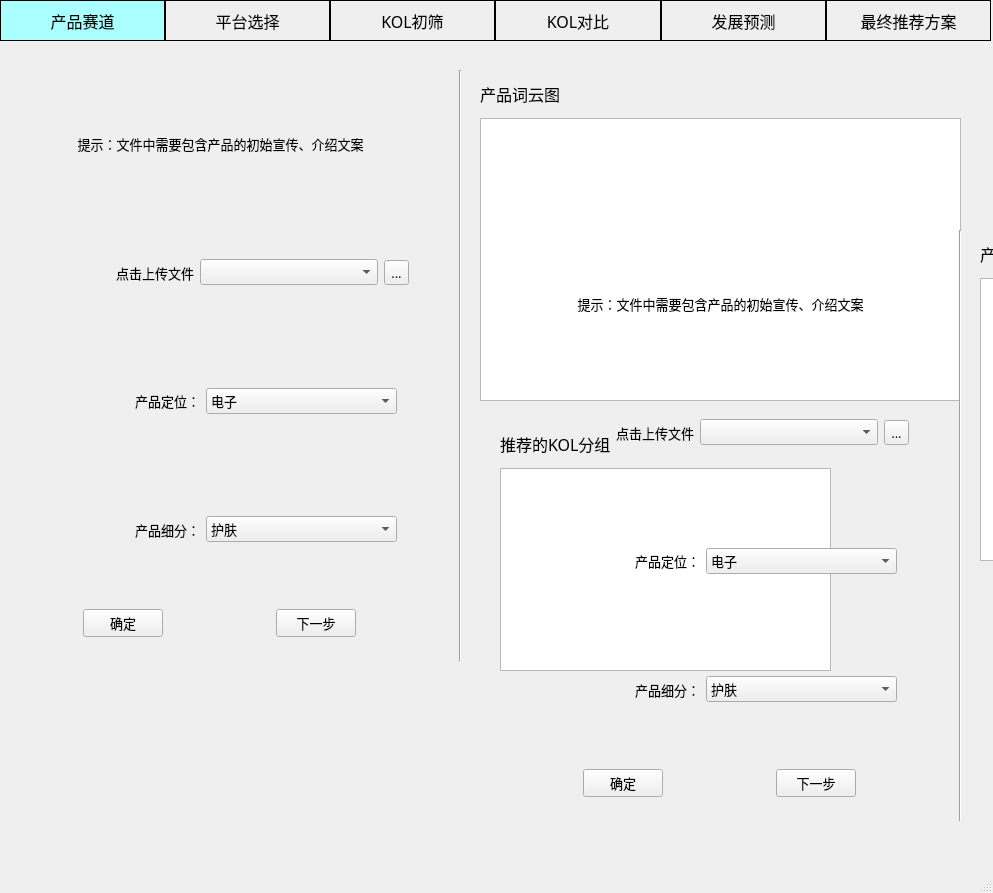
<?xml version="1.0" encoding="UTF-8"?>
<ui version="4.0">
 <class>MainWindow</class>
 <widget class="QMainWindow" name="MainWindow">
  <property name="geometry">
   <rect>
    <x>0</x>
    <y>0</y>
    <width>993</width>
    <height>893</height>
   </rect>
  </property>
  <property name="minimumSize">
   <size>
    <width>852</width>
    <height>582</height>
   </size>
  </property>
  <property name="font">
   <font>
    <family>微软雅黑</family>
    <pointsize>9</pointsize>
   </font>
  </property>
  <property name="windowTitle">
   <string>产品赛道</string>
  </property>
  <widget class="QWidget" name="centralwidget">
   <property name="font">
    <font>
     <family>微软雅黑</family>
     <pointsize>10</pointsize>
    </font>
   </property>
   <widget class="Line" name="line">
    <property name="geometry">
     <rect>
      <x>450</x>
      <y>70</y>
      <width>20</width>
      <height>591</height>
     </rect>
    </property>
    <property name="orientation">
     <enum>Qt::Vertical</enum>
    </property>
   </widget>
   <widget class="QWidget" name="layoutWidget">
    <property name="geometry">
     <rect>
      <x>0</x>
      <y>0</y>
      <width>991</width>
      <height>41</height>
     </rect>
    </property>
    <layout class="QHBoxLayout" name="horizontalLayout">
     <property name="spacing">
      <number>0</number>
     </property>
     <property name="leftMargin">
      <number>0</number>
     </property>
     <property name="rightMargin">
      <number>0</number>
     </property>
     <item>
      <widget class="QLabel" name="label">
       <property name="sizePolicy">
        <sizepolicy hsizetype="Expanding" vsizetype="Preferred">
         <horstretch>0</horstretch>
         <verstretch>0</verstretch>
        </sizepolicy>
       </property>
       <property name="font">
        <font>
         <family>微软雅黑</family>
         <pointsize>12</pointsize>
        </font>
       </property>
       <property name="styleSheet">
        <string notr="true">background-color: rgb(170, 255, 255);
border:1px solid rgb(0, 0, 0);</string>
       </property>
       <property name="lineWidth">
        <number>1</number>
       </property>
       <property name="midLineWidth">
        <number>0</number>
       </property>
       <property name="text">
        <string>产品赛道</string>
       </property>
       <property name="scaledContents">
        <bool>false</bool>
       </property>
       <property name="alignment">
        <set>Qt::AlignCenter</set>
       </property>
       <property name="wordWrap">
        <bool>false</bool>
       </property>
       <property name="margin">
        <number>0</number>
       </property>
      </widget>
     </item>
     <item>
      <widget class="QLabel" name="label_2">
       <property name="sizePolicy">
        <sizepolicy hsizetype="Expanding" vsizetype="Preferred">
         <horstretch>0</horstretch>
         <verstretch>0</verstretch>
        </sizepolicy>
       </property>
       <property name="font">
        <font>
         <family>微软雅黑</family>
         <pointsize>12</pointsize>
        </font>
       </property>
       <property name="styleSheet">
        <string notr="true">border:1px solid rgb(0, 0, 0);</string>
       </property>
       <property name="lineWidth">
        <number>1</number>
       </property>
       <property name="text">
        <string>平台选择</string>
       </property>
       <property name="alignment">
        <set>Qt::AlignCenter</set>
       </property>
      </widget>
     </item>
     <item>
      <widget class="QLabel" name="label_3">
       <property name="sizePolicy">
        <sizepolicy hsizetype="Expanding" vsizetype="Preferred">
         <horstretch>0</horstretch>
         <verstretch>0</verstretch>
        </sizepolicy>
       </property>
       <property name="font">
        <font>
         <family>微软雅黑</family>
         <pointsize>12</pointsize>
        </font>
       </property>
       <property name="styleSheet">
        <string notr="true">border:1px solid rgb(0, 0, 0);</string>
       </property>
       <property name="text">
        <string>KOL初筛</string>
       </property>
       <property name="alignment">
        <set>Qt::AlignCenter</set>
       </property>
      </widget>
     </item>
     <item>
      <widget class="QLabel" name="label_4">
       <property name="sizePolicy">
        <sizepolicy hsizetype="Expanding" vsizetype="Preferred">
         <horstretch>0</horstretch>
         <verstretch>0</verstretch>
        </sizepolicy>
       </property>
       <property name="font">
        <font>
         <family>微软雅黑</family>
         <pointsize>12</pointsize>
        </font>
       </property>
       <property name="styleSheet">
        <string notr="true">border:1px solid rgb(0, 0, 0);</string>
       </property>
       <property name="text">
        <string>KOL对比</string>
       </property>
       <property name="alignment">
        <set>Qt::AlignCenter</set>
       </property>
      </widget>
     </item>
     <item>
      <widget class="QLabel" name="label_5">
       <property name="sizePolicy">
        <sizepolicy hsizetype="Expanding" vsizetype="Preferred">
         <horstretch>0</horstretch>
         <verstretch>0</verstretch>
        </sizepolicy>
       </property>
       <property name="font">
        <font>
         <family>微软雅黑</family>
         <pointsize>12</pointsize>
        </font>
       </property>
       <property name="styleSheet">
        <string notr="true">border:1px solid rgb(0, 0, 0);</string>
       </property>
       <property name="text">
        <string>发展预测</string>
       </property>
       <property name="alignment">
        <set>Qt::AlignCenter</set>
       </property>
      </widget>
     </item>
     <item>
      <widget class="QLabel" name="label_6">
       <property name="sizePolicy">
        <sizepolicy hsizetype="Expanding" vsizetype="Preferred">
         <horstretch>0</horstretch>
         <verstretch>0</verstretch>
        </sizepolicy>
       </property>
       <property name="font">
        <font>
         <family>微软雅黑</family>
         <pointsize>12</pointsize>
        </font>
       </property>
       <property name="styleSheet">
        <string notr="true">border:1px solid rgb(0, 0, 0);</string>
       </property>
       <property name="text">
        <string>最终推荐方案</string>
       </property>
       <property name="alignment">
        <set>Qt::AlignCenter</set>
       </property>
      </widget>
     </item>
    </layout>
   </widget>
   <widget class="QWidget" name="layoutWidget">
    <property name="geometry">
     <rect>
      <x>0</x>
      <y>70</y>
      <width>441</width>
      <height>591</height>
     </rect>
    </property>
    <layout class="QVBoxLayout" name="verticalLayout">
     <property name="leftMargin">
      <number>8</number>
     </property>
     <property name="topMargin">
      <number>12</number>
     </property>
     <property name="rightMargin">
      <number>8</number>
     </property>
     <property name="bottomMargin">
      <number>12</number>
     </property>
     <item>
      <widget class="QLabel" name="label_7">
       <property name="sizePolicy">
        <sizepolicy hsizetype="Preferred" vsizetype="Expanding">
         <horstretch>0</horstretch>
         <verstretch>0</verstretch>
        </sizepolicy>
       </property>
       <property name="text">
        <string>提示：文件中需要包含产品的初始宣传、介绍文案</string>
       </property>
       <property name="textFormat">
        <enum>Qt::AutoText</enum>
       </property>
       <property name="alignment">
        <set>Qt::AlignCenter</set>
       </property>
       <property name="wordWrap">
        <bool>false</bool>
       </property>
      </widget>
     </item>
     <item>
      <layout class="QHBoxLayout" name="horizontalLayout_2">
       <property name="leftMargin">
        <number>8</number>
       </property>
       <property name="rightMargin">
        <number>24</number>
       </property>
       <item>
        <widget class="QLabel" name="label_8">
         <property name="sizePolicy">
          <sizepolicy hsizetype="Preferred" vsizetype="Expanding">
           <horstretch>0</horstretch>
           <verstretch>0</verstretch>
          </sizepolicy>
         </property>
         <property name="text">
          <string>点击上传文件</string>
         </property>
         <property name="alignment">
          <set>Qt::AlignRight|Qt::AlignTrailing|Qt::AlignVCenter</set>
         </property>
        </widget>
       </item>
       <item>
        <widget class="QComboBox" name="comboBox">
         <property name="sizePolicy">
          <sizepolicy hsizetype="Preferred" vsizetype="Fixed">
           <horstretch>0</horstretch>
           <verstretch>0</verstretch>
          </sizepolicy>
         </property>
        </widget>
       </item>
       <item>
        <widget class="QToolButton" name="toolButton">
         <property name="sizePolicy">
          <sizepolicy hsizetype="Fixed" vsizetype="Fixed">
           <horstretch>0</horstretch>
           <verstretch>0</verstretch>
          </sizepolicy>
         </property>
         <property name="text">
          <string>...</string>
         </property>
        </widget>
       </item>
      </layout>
     </item>
     <item>
      <layout class="QHBoxLayout" name="horizontalLayout_3">
       <property name="leftMargin">
        <number>0</number>
       </property>
       <property name="rightMargin">
        <number>36</number>
       </property>
       <item>
        <widget class="QLabel" name="label_9">
         <property name="sizePolicy">
          <sizepolicy hsizetype="Preferred" vsizetype="Expanding">
           <horstretch>0</horstretch>
           <verstretch>0</verstretch>
          </sizepolicy>
         </property>
         <property name="text">
          <string>产品定位：</string>
         </property>
         <property name="alignment">
          <set>Qt::AlignRight|Qt::AlignTrailing|Qt::AlignVCenter</set>
         </property>
        </widget>
       </item>
       <item>
        <widget class="QComboBox" name="comboBox_2">
         <property name="sizePolicy">
          <sizepolicy hsizetype="Preferred" vsizetype="Fixed">
           <horstretch>0</horstretch>
           <verstretch>0</verstretch>
          </sizepolicy>
         </property>
         <item>
          <property name="text">
           <string>电子</string>
          </property>
         </item>
         <item>
          <property name="text">
           <string>母婴</string>
          </property>
         </item>
         <item>
          <property name="text">
           <string>服饰</string>
          </property>
         </item>
         <item>
          <property name="text">
           <string>日用品</string>
          </property>
         </item>
         <item>
          <property name="text">
           <string>美妆</string>
          </property>
         </item>
        </widget>
       </item>
      </layout>
     </item>
     <item>
      <layout class="QHBoxLayout" name="horizontalLayout_4">
       <property name="leftMargin">
        <number>0</number>
       </property>
       <property name="rightMargin">
        <number>36</number>
       </property>
       <item>
        <widget class="QLabel" name="label_10">
         <property name="sizePolicy">
          <sizepolicy hsizetype="Preferred" vsizetype="Expanding">
           <horstretch>0</horstretch>
           <verstretch>0</verstretch>
          </sizepolicy>
         </property>
         <property name="text">
          <string>产品细分：</string>
         </property>
         <property name="alignment">
          <set>Qt::AlignRight|Qt::AlignTrailing|Qt::AlignVCenter</set>
         </property>
        </widget>
       </item>
       <item>
        <widget class="QComboBox" name="comboBox_3">
         <item>
          <property name="text">
           <string>护肤</string>
          </property>
         </item>
         <item>
          <property name="text">
           <string>修复</string>
          </property>
         </item>
         <item>
          <property name="text">
           <string>彩妆</string>
          </property>
         </item>
         <item>
          <property name="text">
           <string>洗护</string>
          </property>
         </item>
         <item>
          <property name="text">
           <string>防晒</string>
          </property>
         </item>
        </widget>
       </item>
      </layout>
     </item>
     <item>
      <layout class="QHBoxLayout" name="horizontalLayout_5">
       <property name="leftMargin">
        <number>8</number>
       </property>
       <property name="topMargin">
        <number>12</number>
       </property>
       <property name="rightMargin">
        <number>8</number>
       </property>
       <property name="bottomMargin">
        <number>12</number>
       </property>
       <item>
        <widget class="QPushButton" name="pushButton">
         <property name="sizePolicy">
          <sizepolicy hsizetype="Fixed" vsizetype="Fixed">
           <horstretch>0</horstretch>
           <verstretch>0</verstretch>
          </sizepolicy>
         </property>
         <property name="text">
          <string>确定</string>
         </property>
        </widget>
       </item>
       <item>
        <spacer name="horizontalSpacer">
         <property name="orientation">
          <enum>Qt::Horizontal</enum>
         </property>
         <property name="sizeType">
          <enum>QSizePolicy::Fixed</enum>
         </property>
         <property name="sizeHint" stdset="0">
          <size>
           <width>40</width>
           <height>20</height>
          </size>
         </property>
        </spacer>
       </item>
       <item>
        <widget class="QPushButton" name="pushButton_2">
         <property name="sizePolicy">
          <sizepolicy hsizetype="Fixed" vsizetype="Fixed">
           <horstretch>0</horstretch>
           <verstretch>0</verstretch>
          </sizepolicy>
         </property>
         <property name="text">
          <string>下一步</string>
         </property>
        </widget>
       </item>
      </layout>
     </item>
    </layout>
   </widget>
   <widget class="QWidget" name="layoutWidget">
    <property name="geometry">
     <rect>
      <x>480</x>
      <y>70</y>
      <width>481</width>
      <height>331</height>
     </rect>
    </property>
    <layout class="QVBoxLayout" name="verticalLayout_2">
     <property name="spacing">
      <number>12</number>
     </property>
     <property name="topMargin">
      <number>12</number>
     </property>
     <property name="bottomMargin">
      <number>0</number>
     </property>
     <item>
      <widget class="QLabel" name="label_11">
       <property name="sizePolicy">
        <sizepolicy hsizetype="Preferred" vsizetype="Preferred">
         <horstretch>0</horstretch>
         <verstretch>0</verstretch>
        </sizepolicy>
       </property>
       <property name="font">
        <font>
         <family>微软雅黑</family>
         <pointsize>12</pointsize>
        </font>
       </property>
       <property name="text">
        <string>产品词云图</string>
       </property>
      </widget>
     </item>
     <item>
      <widget class="QGraphicsView" name="graphicsView"/>
     </item>
    </layout>
   </widget>
   <widget class="QWidget" name="layoutWidget">
    <property name="geometry">
     <rect>
      <x>500</x>
      <y>420</y>
      <width>331</width>
      <height>251</height>
     </rect>
    </property>
    <layout class="QVBoxLayout" name="verticalLayout_3">
     <property name="spacing">
      <number>12</number>
     </property>
     <property name="topMargin">
      <number>12</number>
     </property>
     <property name="bottomMargin">
      <number>0</number>
     </property>
     <item>
      <widget class="QLabel" name="label_12">
       <property name="font">
        <font>
         <family>微软雅黑</family>
         <pointsize>12</pointsize>
        </font>
       </property>
       <property name="text">
        <string>推荐的KOL分组</string>
       </property>
      </widget>
     </item>
     <item>
      <widget class="QListView" name="listView"/>
     </item>
    </layout>
   </widget>
   <widget class="QWidget" name="layoutWidget_2">
    <property name="geometry">
     <rect>
      <x>980</x>
      <y>230</y>
      <width>481</width>
      <height>331</height>
     </rect>
    </property>
    <layout class="QVBoxLayout" name="verticalLayout_4">
     <property name="spacing">
      <number>12</number>
     </property>
     <property name="topMargin">
      <number>12</number>
     </property>
     <property name="bottomMargin">
      <number>0</number>
     </property>
     <item>
      <widget class="QLabel" name="label_13">
       <property name="sizePolicy">
        <sizepolicy hsizetype="Preferred" vsizetype="Preferred">
         <horstretch>0</horstretch>
         <verstretch>0</verstretch>
        </sizepolicy>
       </property>
       <property name="font">
        <font>
         <family>微软雅黑</family>
         <pointsize>12</pointsize>
        </font>
       </property>
       <property name="text">
        <string>产品词云图</string>
       </property>
      </widget>
     </item>
     <item>
      <widget class="QGraphicsView" name="graphicsView_2"/>
     </item>
    </layout>
   </widget>
   <widget class="QWidget" name="layoutWidget_3">
    <property name="geometry">
     <rect>
      <x>1000</x>
      <y>580</y>
      <width>331</width>
      <height>251</height>
     </rect>
    </property>
    <layout class="QVBoxLayout" name="verticalLayout_5">
     <property name="spacing">
      <number>12</number>
     </property>
     <property name="topMargin">
      <number>12</number>
     </property>
     <property name="bottomMargin">
      <number>0</number>
     </property>
     <item>
      <widget class="QLabel" name="label_14">
       <property name="font">
        <font>
         <family>微软雅黑</family>
         <pointsize>12</pointsize>
        </font>
       </property>
       <property name="text">
        <string>推荐的KOL分组</string>
       </property>
      </widget>
     </item>
     <item>
      <widget class="QListView" name="listView_2"/>
     </item>
    </layout>
   </widget>
   <widget class="QWidget" name="layoutWidget_4">
    <property name="geometry">
     <rect>
      <x>500</x>
      <y>230</y>
      <width>441</width>
      <height>591</height>
     </rect>
    </property>
    <layout class="QVBoxLayout" name="verticalLayout_6">
     <property name="leftMargin">
      <number>8</number>
     </property>
     <property name="topMargin">
      <number>12</number>
     </property>
     <property name="rightMargin">
      <number>8</number>
     </property>
     <property name="bottomMargin">
      <number>12</number>
     </property>
     <item>
      <widget class="QLabel" name="label_15">
       <property name="sizePolicy">
        <sizepolicy hsizetype="Preferred" vsizetype="Expanding">
         <horstretch>0</horstretch>
         <verstretch>0</verstretch>
        </sizepolicy>
       </property>
       <property name="text">
        <string>提示：文件中需要包含产品的初始宣传、介绍文案</string>
       </property>
       <property name="textFormat">
        <enum>Qt::AutoText</enum>
       </property>
       <property name="alignment">
        <set>Qt::AlignCenter</set>
       </property>
       <property name="wordWrap">
        <bool>false</bool>
       </property>
      </widget>
     </item>
     <item>
      <layout class="QHBoxLayout" name="horizontalLayout_6">
       <property name="leftMargin">
        <number>8</number>
       </property>
       <property name="rightMargin">
        <number>24</number>
       </property>
       <item>
        <widget class="QLabel" name="label_16">
         <property name="sizePolicy">
          <sizepolicy hsizetype="Preferred" vsizetype="Expanding">
           <horstretch>0</horstretch>
           <verstretch>0</verstretch>
          </sizepolicy>
         </property>
         <property name="text">
          <string>点击上传文件</string>
         </property>
         <property name="alignment">
          <set>Qt::AlignRight|Qt::AlignTrailing|Qt::AlignVCenter</set>
         </property>
        </widget>
       </item>
       <item>
        <widget class="QComboBox" name="comboBox_4">
         <property name="sizePolicy">
          <sizepolicy hsizetype="Preferred" vsizetype="Fixed">
           <horstretch>0</horstretch>
           <verstretch>0</verstretch>
          </sizepolicy>
         </property>
        </widget>
       </item>
       <item>
        <widget class="QToolButton" name="toolButton_2">
         <property name="sizePolicy">
          <sizepolicy hsizetype="Fixed" vsizetype="Fixed">
           <horstretch>0</horstretch>
           <verstretch>0</verstretch>
          </sizepolicy>
         </property>
         <property name="text">
          <string>...</string>
         </property>
        </widget>
       </item>
      </layout>
     </item>
     <item>
      <layout class="QHBoxLayout" name="horizontalLayout_7">
       <property name="leftMargin">
        <number>0</number>
       </property>
       <property name="rightMargin">
        <number>36</number>
       </property>
       <item>
        <widget class="QLabel" name="label_17">
         <property name="sizePolicy">
          <sizepolicy hsizetype="Preferred" vsizetype="Expanding">
           <horstretch>0</horstretch>
           <verstretch>0</verstretch>
          </sizepolicy>
         </property>
         <property name="text">
          <string>产品定位：</string>
         </property>
         <property name="alignment">
          <set>Qt::AlignRight|Qt::AlignTrailing|Qt::AlignVCenter</set>
         </property>
        </widget>
       </item>
       <item>
        <widget class="QComboBox" name="comboBox_5">
         <property name="sizePolicy">
          <sizepolicy hsizetype="Preferred" vsizetype="Fixed">
           <horstretch>0</horstretch>
           <verstretch>0</verstretch>
          </sizepolicy>
         </property>
         <item>
          <property name="text">
           <string>电子</string>
          </property>
         </item>
         <item>
          <property name="text">
           <string>母婴</string>
          </property>
         </item>
         <item>
          <property name="text">
           <string>服饰</string>
          </property>
         </item>
         <item>
          <property name="text">
           <string>日用品</string>
          </property>
         </item>
         <item>
          <property name="text">
           <string>美妆</string>
          </property>
         </item>
        </widget>
       </item>
      </layout>
     </item>
     <item>
      <layout class="QHBoxLayout" name="horizontalLayout_8">
       <property name="leftMargin">
        <number>0</number>
       </property>
       <property name="rightMargin">
        <number>36</number>
       </property>
       <item>
        <widget class="QLabel" name="label_18">
         <property name="sizePolicy">
          <sizepolicy hsizetype="Preferred" vsizetype="Expanding">
           <horstretch>0</horstretch>
           <verstretch>0</verstretch>
          </sizepolicy>
         </property>
         <property name="text">
          <string>产品细分：</string>
         </property>
         <property name="alignment">
          <set>Qt::AlignRight|Qt::AlignTrailing|Qt::AlignVCenter</set>
         </property>
        </widget>
       </item>
       <item>
        <widget class="QComboBox" name="comboBox_6">
         <item>
          <property name="text">
           <string>护肤</string>
          </property>
         </item>
         <item>
          <property name="text">
           <string>修复</string>
          </property>
         </item>
         <item>
          <property name="text">
           <string>彩妆</string>
          </property>
         </item>
         <item>
          <property name="text">
           <string>洗护</string>
          </property>
         </item>
         <item>
          <property name="text">
           <string>防晒</string>
          </property>
         </item>
        </widget>
       </item>
      </layout>
     </item>
     <item>
      <layout class="QHBoxLayout" name="horizontalLayout_9">
       <property name="leftMargin">
        <number>8</number>
       </property>
       <property name="topMargin">
        <number>12</number>
       </property>
       <property name="rightMargin">
        <number>8</number>
       </property>
       <property name="bottomMargin">
        <number>12</number>
       </property>
       <item>
        <widget class="QPushButton" name="pushButton_3">
         <property name="sizePolicy">
          <sizepolicy hsizetype="Fixed" vsizetype="Fixed">
           <horstretch>0</horstretch>
           <verstretch>0</verstretch>
          </sizepolicy>
         </property>
         <property name="text">
          <string>确定</string>
         </property>
        </widget>
       </item>
       <item>
        <spacer name="horizontalSpacer_2">
         <property name="orientation">
          <enum>Qt::Horizontal</enum>
         </property>
         <property name="sizeType">
          <enum>QSizePolicy::Fixed</enum>
         </property>
         <property name="sizeHint" stdset="0">
          <size>
           <width>40</width>
           <height>20</height>
          </size>
         </property>
        </spacer>
       </item>
       <item>
        <widget class="QPushButton" name="pushButton_4">
         <property name="sizePolicy">
          <sizepolicy hsizetype="Fixed" vsizetype="Fixed">
           <horstretch>0</horstretch>
           <verstretch>0</verstretch>
          </sizepolicy>
         </property>
         <property name="text">
          <string>下一步</string>
         </property>
        </widget>
       </item>
      </layout>
     </item>
    </layout>
   </widget>
   <widget class="Line" name="line_2">
    <property name="geometry">
     <rect>
      <x>950</x>
      <y>230</y>
      <width>20</width>
      <height>591</height>
     </rect>
    </property>
    <property name="orientation">
     <enum>Qt::Vertical</enum>
    </property>
   </widget>
  </widget>
  <widget class="QMenuBar" name="menubar">
   <property name="geometry">
    <rect>
     <x>0</x>
     <y>0</y>
     <width>993</width>
     <height>26</height>
    </rect>
   </property>
  </widget>
  <widget class="QStatusBar" name="statusbar"/>
 </widget>
 <resources/>
 <connections/>
</ui>
